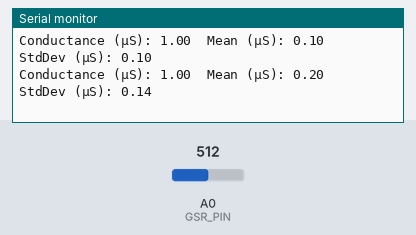
The sketch below on a simulated Arduino Uno, built with avr-gcc and run on an emulated ATmega328P. On the bench: the last lines printed to the serial monitor. Inputs (shaded band) come from the test bench; at power-on: A0 (GSR_PIN) = 512.

Above: at 1.2 s.
1.3 s: A0 (GSR_PIN) set to 921
At 3.0 s:
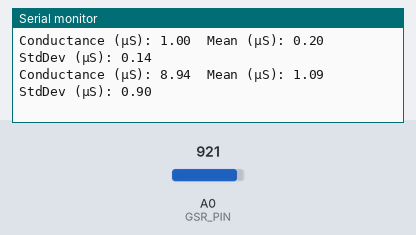
4.3 s: A0 (GSR_PIN) set to 947
At 4.9 s:
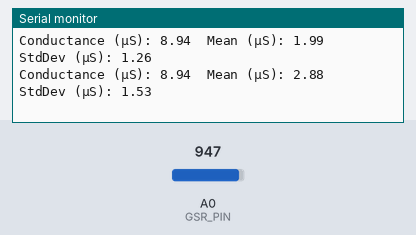
Timing chart, 0 to 7.3 s (numbered marks = the images above; inputs shaded):
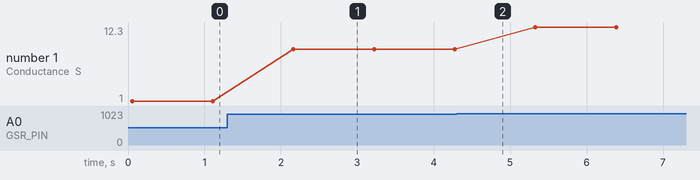

The sketch:

GSR_Arduino_Interface_with_extracts.ino
```cpp
const int GSR_PIN = A0;
const float VCC = 5.0; // Supply voltage
const float ADC_RESOLUTION = 1024.0; // ADC resolution

void setup() {
  Serial.begin(9600);
}

void loop() {
  long sum = 0;
  int numReadings = 10;

  // Average 10 readings
  for (int i = 0; i < numReadings; i++) {
    int rawValue = analogRead(GSR_PIN);
    sum += rawValue;
    delay(5); // Small delay for ADC stability
  }

  int avgRawValue = sum / numReadings;

  // Calculate resistance from raw ADC value
  float resistance = ((ADC_RESOLUTION / (float)avgRawValue) - 1) * 10000; // Assuming a 10kOhm resistor

  // Calculate conductance in microsiemens
  float conductance = 1.0 / resistance * 1000000; // 1/S (S = siemens) * 1,000,000 to convert to microsiemens
  float standardizedConductance = conductance / 100;


  // Extract features
  static float readings[100]; // Store last 100 readings
  static int index = 0;
  readings[index] = conductance;
  index = (index + 1) % 100; // Circular buffer

  // Calculate mean and standard deviation
  float sumConductance = 0;
  float sumSquared = 0;
  for (int i = 0; i < 100; i++) {
    sumConductance += readings[i];
    sumSquared += readings[i] * readings[i];
  }

  float mean = sumConductance / 100;
  float standardizedMean = mean / 10; // To filter and remove noise
  float variance = (sumSquared / 100) - (mean * mean);
  float stdDev = sqrt(variance);
  float standardizedStdDev = stdDev/100; // To filter and remove noise

  // Print values to serial monitor
  Serial.print("Conductance (µS): ");
  //Serial.print(conductance);
  Serial.print(standardizedConductance);
  Serial.print("\tMean (µS): ");
  //Serial.print(mean);
  Serial.print(standardizedMean);
  Serial.print("\tStdDev (µS): ");
  //Serial.print(stdDev);
  Serial.print(standardizedStdDev);
  Serial.println();

  delay(1000); // Delay between readings
}
```

Measured:
- after the input at 1.3 s, the serial monitor: prints a new line after 0.87 s (image 1)
- plotted number 1: 1 → 8.94 after the input at 1.3 s, 8.94 → 12.3 after the input at 4.3 s
